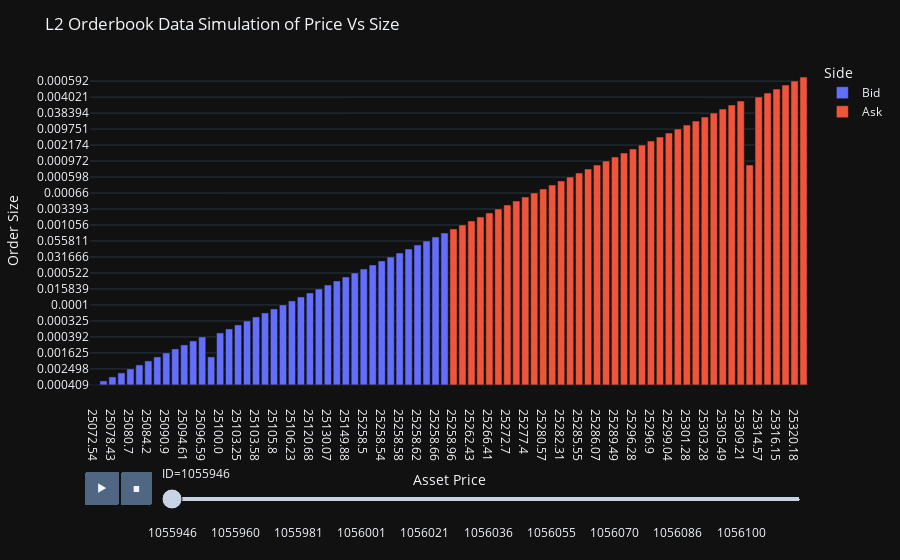

Notebook cell for this chart:
### Markdown cell above
# 2. Visualizing orderbook data (demand and supply)

The OrderBook gives us information about current demand and supply of a given asset. It displays the `LIMIT BIT AND SELL ORDERS` (these are orders that can only execute at that specific price). To understand market action, we visualize the orderbook to see how demand and supply is changing over time and how this affects price movement. To do this we use __plotly__, a powerful python visualization library. Before we visualize keep in mind that.

1. For the Bit or Buy side, we expect higher demand at lower asset prices (these guys want to buy low)
2. For the Ask or Sell side, we expect higher supply at higher asset prices (these guys want to sell high)
3. `LIMIT BIT or SELL ORDERS` can be cancelled which changes order size 
4. When the Bit guys are desperate or an aggresive buyer places `MARKET BUY ORDERS`, the price of the asset will rise 
5. When the Ask guys are desperate or an aggresive Seller places `MARKET SELL ORDERS`, the price of the asset will fall

Note: The dataset only contains L1 and L2 data

### Code cell
import plotly.express as px

OrderBookData= OrderBookData.astype(str)

fig = px.bar(OrderBookData, y='Size', x='Price', text='Size', animation_frame="ID", color='Side')
fig.update_traces(texttemplate='%{text:.2s}', textposition='outside')
fig.update_layout(uniformtext_minsize=8, uniformtext_mode='hide', title='L2 Orderbook Data Simulation of Price Vs Size',
    xaxis=dict(title='Asset Price'),
    yaxis=dict(title='Order Size'))

fig.update_layout(template='plotly_dark')
fig.show()

### Figure 1 — Plotly figure (JSON) as saved in the notebook; plotly's stock layout.template omitted (floating-point values rounded to 4 significant figures)
{"data": [{"alignmentgroup": "True", "hovertemplate": "Side=Bid<br>ID=1055946<br>Price=%{x}<br>Size=%{text}<extra></extra>", "legendgroup": "Bid", "marker": {"color": "#636efa", "pattern": {"shape": ""}}, "name": "Bid", "offsetgroup": "Bid", "orientation": "v", "showlegend": true, "text": ["0.000409", "0.001216", "0.000944", "0.000757", "0.002498", "0.000869", "0.018811", "0.0002", "0.001625", "0.062531", "0.000337", "0.002134", "0.000392", "0.0002", "0.012264", "0.02657", "0.001649", "0.000325", "0.010411", "0.000189", "0.000386", "0.0001", "0.106975", "0.000585", "0.000593", "0.015839", "0.002177", "0.001096", "0.001006", "0.000522", "0.047047", "0.020745", "0.045217", "0.031666", "0.025037", "0.096794", "0.058703", "0.055811", "0.089869", "0.038218"], "textposition": "outside", "texttemplate": "%{text:.2s}", "type": "bar", "x": ["25072.54", "25073.39", "25078.43", "25078.71", "25080.7", "25080.71", "25084.2", "25088.03", "25090.9", "25091.78", "25094.61", "25096.3", "25096.59", "25096.91", "25100.0", "25102.83", "25103.25", "25103.41", "25103.58", "25103.84", "25105.8", "25106.0", "25106.23", "25118.64", "25120.68", "25122.19", "25130.07", "25140.04", "25149.88", "25157.66", "25258.5", "25258.52", "25258.54", "25258.56", "25258.58", "25258.6", "25258.62", "25258.64", "25258.66", "25258.68"], "xaxis": "x", "y": ["0.000409", "0.001216", "0.000944", "0.000757", "0.002498", "0.000869", "0.018811", "0.0002", "0.001625", "0.062531", "0.000337", "0.002134", "0.000392", "0.0002", "0.012264", "0.02657", "0.001649", "0.000325", "0.010411", "0.000189", "0.000386", "0.0001", "0.106975", "0.000585", "0.000593", "0.015839", "0.002177", "0.001096", "0.001006", "0.000522", "0.047047", "0.020745", "0.045217", "0.031666", "0.025037", "0.096794", "0.058703", "0.055811", "0.089869", "0.038218"], "yaxis": "y"}, {"alignmentgroup": "True", "hovertemplate": "Side=Ask<br>ID=1055946<br>Price=%{x}<br>Size=%{text}<extra></extra>", "legendgroup": "Ask", "marker": {"color": "#EF553B", "pattern": {"shape": ""}}, "name": "Ask", "offsetgroup": "Ask", "orientation": "v", "showlegend": true, "text": ["0.00824", "0.001056", "0.011692", "0.001314", "0.000554", "0.003393", "0.001623", "0.018791", "0.000553", "0.00066", "0.002725", "0.002109", "0.001637", "0.000598", "0.00094", "0.00047", "0.000473", "0.000972", "0.000698", "0.000331", "0.001094", "0.002174", "0.002495", "0.000303", "0.001859", "0.009751", "0.000295", "0.000735", "0.000339", "0.038394", "0.000442", "0.001471", "0.000474", "0.000473", "0.004021", "0.000868", "0.000367", "0.000935", "0.000592", "0.009204"], "textposition": "outside", "texttemplate": "%{text:.2s}", "type": "bar", "x": ["25258.96", "25261.06", "25262.43", "25266.05", "25266.41", "25272.57", "25272.7", "25276.28", "25277.4", "25279.01", "25280.57", "25281.23", "25282.31", "25282.72", "25285.55", "25285.58", "25286.07", "25288.7", "25289.49", "25291.51", "25296.28", "25296.49", "25296.9", "25298.45", "25299.04", "25300.0", "25301.28", "25301.56", "25303.28", "25304.02", "25305.49", "25306.88", "25309.21", "25310.52", "25314.57", "25315.91", "25316.15", "25316.28", "25320.18", "25320.35"], "xaxis": "x", "y": ["0.00824", "0.001056", "0.011692", "0.001314", "0.000554", "0.003393", "0.001623", "0.018791", "0.000553", "0.00066", "0.002725", "0.002109", "0.001637", "0.000598", "0.00094", "0.00047", "0.000473", "0.000972", "0.000698", "0.000331", "0.001094", "0.002174", "0.002495", "0.000303", "0.001859", "0.009751", "0.000295", "0.000735", "0.000339", "0.038394", "0.000442", "0.001471", "0.000474", "0.000473", "0.004021", "0.000868", "0.000367", "0.000935", "0.000592", "0.009204"], "yaxis": "y"}], "layout": {"barmode": "relative", "legend": {"title": {"text": "Side"}, "tracegroupgap": 0}, "margin": {"t": 60}, "sliders": [{"active": 0, "currentvalue": {"prefix": "ID="}, "len": 0.9, "pad": {"b": 10, "t": 60}, "steps": [{"args": [["1055946"], {"frame": {"duration": 0, "redraw": true}, "fromcurrent": true, "mode": "immediate", "transition": {"duration": 0, "easing": "linear"}}], "label": "1055946", "method": "animate"}, {"args": [["1055947"], {"frame": {"duration": 0, "redraw": true}, "fromcurrent": true, "mode": "immediate", "transition": {"duration": 0, "easing": "linear"}}], "label": "1055947", "method": "animate"}, {"args": [["1055948"], {"frame": {"duration": 0, "redraw": true}, "fromcurrent": true, "mode": "immediate", "transition": {"duration": 0, "easing": "linear"}}], "label": "1055948", "method": "animate"}, {"args": [["1055949"], {"frame": {"duration": 0, "redraw": true}, "fromcurrent": true, "mode": "immediate", "transition": {"duration": 0, "easing": "linear"}}], "label": "1055949", "method": "animate"}, {"args": [["1055950"], {"frame": {"duration": 0, "redraw": true}, "fromcurrent": true, "mode": "immediate", "transition": {"duration": 0, "easing": "linear"}}], "label": "1055950", "method": "animate"}, {"args": [["1055954"], {"frame": {"duration": 0, "redraw": true}, "fromcurrent": true, "mode": "immediate", "transition": {"duration": 0, "easing": "linear"}}], "label": "1055954", "method": "animate"}, {"args": [["1055955"], {"frame": {"duration": 0, "redraw": true}, "fromcurrent": true, "mode": "immediate", "transition": {"duration": 0, "easing": "linear"}}], "label": "1055955", "method": "animate"}, {"args": [["1055957"], {"frame": {"duration": 0, "redraw": true}, "fromcurrent": true, "mode": "immediate", "transition": {"duration": 0, "easing": "linear"}}], "label": "1055957", "method": "animate"}, {"args": [["1055958"], {"frame": {"duration": 0, "redraw": true}, "fromcurrent": true, "mode": "immediate", "transition": {"duration": 0, "easing": "linear"}}], "label": "1055958", "method": "animate"}, {"args": [["1055959"], {"frame": {"duration": 0, "redraw": true}, "fromcurrent": true, "mode": "immediate", "transition": {"duration": 0, "easing": "linear"}}], "label": "1055959", "method": "animate"}, {"args": [["1055960"], {"frame": {"duration": 0, "redraw": true}, "fromcurrent": true, "mode": "immediate", "transition": {"duration": 0, "easing": "linear"}}], "label": "1055960", "method": "animate"}, {"args": [["1055962"], {"frame": {"duration": 0, "redraw": true}, "fromcurrent": true, "mode": "immediate", "transition": {"duration": 0, "easing": "linear"}}], "label": "1055962", "method": "animate"}, {"args": [["1055964"], {"frame": {"duration": 0, "redraw": true}, "fromcurrent": true, "mode": "immediate", "transition": {"duration": 0, "easing": "linear"}}], "label": "1055964", "method": "animate"}, {"args": [["1055968"], {"frame": {"duration": 0, "redraw": true}, "fromcurrent": true, "mode": "immediate", "transition": {"duration": 0, "easing": "linear"}}], "label": "1055968", "method": "animate"}, {"args": [["1055971"], {"frame": {"duration": 0, "redraw": true}, "fromcurrent": true, "mode": "immediate", "transition": {"duration": 0, "easing": "linear"}}], "label": "1055971", "method": "animate"}, {"args": [["1055972"], {"frame": {"duration": 0, "redraw": true}, "fromcurrent": true, "mode": "immediate", "transition": {"duration": 0, "easing": "linear"}}], "label": "1055972", "method": "animate"}, {"args": [["1055973"], {"frame": {"duration": 0, "redraw": true}, "fromcurrent": true, "mode": "immediate", "transition": {"duration": 0, "easing": "linear"}}], "label": "1055973", "method": "animate"}, {"args": [["1055976"], {"frame": {"duration": 0, "redraw": true}, "fromcurrent": true, "mode": "immediate", "transition": {"duration": 0, "easing": "linear"}}], "label": "1055976", "method": "animate"}, {"args": [["1055977"], {"frame": {"duration": 0, "redraw": true}, "fromcurrent": true, "mode": "immediate", "transition": {"duration": 0, "easing": "linear"}}], "label": "1055977", "method": "animate"}, {"args": [["1055979"], {"frame": {"duration": 0, "redraw": true}, "fromcurrent": true, "mode": "immediate", "transition": {"duration": 0, "easing": "linear"}}], "label": "1055979", "method": "animate"}, {"args": [["1055981"], {"frame": {"duration": 0, "redraw": true}, "fromcurrent": true, "mode": "immediate", "transition": {"duration": 0, "easing": "linear"}}], "label": "1055981", "method": "animate"}, {"args": [["1055983"], {"frame": {"duration": 0, "redraw": true}, "fromcurrent": true, "mode": "immediate", "transition": {"duration": 0, "easing": "linear"}}], "label": "1055983", "method": "animate"}, {"args": [["1055984"], {"frame": {"duration": 0, "redraw": true}, "fromcurrent": true, "mode": "immediate", "transition": {"duration": 0, "easing": "linear"}}], "label": "1055984", "method": "animate"}, {"args": [["1055985"], {"frame": {"duration": 0, "redraw": true}, "fromcurrent": true, "mode": "immediate", "transition": {"duration": 0, "easing": "linear"}}], "label": "1055985", "method": "animate"}, {"args": [["1055989"], {"frame": {"duration": 0, "redraw": true}, "fromcurrent": true, "mode": "immediate", "transition": {"duration": 0, "easing": "linear"}}], "label": "1055989", "method": "animate"}, {"args": [["1055990"], {"frame": {"duration": 0, "redraw": true}, "fromcurrent": true, "mode": "immediate", "transition": {"duration": 0, "easing": "linear"}}], "label": "1055990", "method": "animate"}, {"args": [["1055991"], {"frame": {"duration": 0, "redraw": true}, "fromcurrent": true, "mode": "immediate", "transition": {"duration": 0, "easing": "linear"}}], "label": "1055991", "method": "animate"}, {"args": [["1055993"], {"frame": {"duration": 0, "redraw": true}, "fromcurrent": true, "mode": "immediate", "transition": {"duration": 0, "easing": "linear"}}], "label": "1055993", "method": "animate"}, {"args": [["1055995"], {"frame": {"duration": 0, "redraw": true}, "fromcurrent": true, "mode": "immediate", "transition": {"duration": 0, "easing": "linear"}}], "label": "1055995", "method": "animate"}, {"args": [["1055998"], {"frame": {"duration": 0, "redraw": true}, "fromcurrent": true, "mode": "immediate", "transition": {"duration": 0, "easing": "linear"}}], "label": "1055998", "method": "animate"}, {"args": [["1056001"], {"frame": {"duration": 0, "redraw": true}, "fromcurrent": true, "mode": "immediate", "transition": {"duration": 0, "easing": "linear"}}], "label": "1056001", "method": "animate"}, {"args": [["1056002"], {"frame": {"duration": 0, "redraw": true}, "fromcurrent": true, "mode": "immediate", "transition": {"duration": 0, "easing": "linear"}}], "label": "1056002", "method": "animate"}, {"args": [["1056004"], {"frame": {"duration": 0, "redraw": true}, "fromcurrent": true, "mode": "immediate", "transition": {"duration": 0, "easing": "linear"}}], "label": "1056004", "method": "animate"}, {"args": [["1056007"], {"frame": {"duration": 0, "redraw": true}, "fromcurrent": true, "mode": "immediate", "transition": {"duration": 0, "easing": "linear"}}], "label": "1056007", "method": "animate"}, {"args": [["1056009"], {"frame": {"duration": 0, "redraw": true}, "fromcurrent": true, "mode": "immediate", "transition": {"duration": 0, "easing": "linear"}}], "label": "1056009", "method": "animate"}, {"args": [["1056011"], {"frame": {"duration": 0, "redraw": true}, "fromcurrent": true, "mode": "immediate", "transition": {"duration": 0, "easing": "linear"}}], "label": "1056011", "method": "animate"}, {"args": [["1056015"], {"frame": {"duration": 0, "redraw": true}, "fromcurrent": true, "mode": "immediate", "transition": {"duration": 0, "easing": "linear"}}], "label": "1056015", "method": "animate"}, {"args": [["1056017"], {"frame": {"duration": 0, "redraw": true}, "fromcurrent": true, "mode": "immediate", "transition": {"duration": 0, "easing": "linear"}}], "label": "1056017", "method": "animate"}, {"args": [["1056018"], {"frame": {"duration": 0, "redraw": true}, "fromcurrent": true, "mode": "immediate", "transition": {"duration": 0, "easing": "linear"}}], "label": "1056018", "method": "animate"}, {"args": [["1056019"], {"frame": {"duration": 0, "redraw": true}, "fromcurrent": true, "mode": "immediate", "transition": {"duration": 0, "easing": "linear"}}], "label": "1056019", "method": "animate"}, {"args": [["1056021"], {"frame": {"duration": 0, "redraw": true}, "fromcurrent": true, "mode": "immediate", "transition": {"duration": 0, "easing": "linear"}}], "label": "1056021", "method": "animate"}, {"args": [["1056022"], {"frame": {"duration": 0, "redraw": true}, "fromcurrent": true, "mode": "immediate", "transition": {"duration": 0, "easing": "linear"}}], "label": "1056022", "method": "animate"}, {"args": [["1056023"], {"frame": {"duration": 0, "redraw": true}, "fromcurrent": true, "mode": "immediate", "transition": {"duration": 0, "easing": "linear"}}], "label": "1056023", "method": "animate"}, {"args": [["1056024"], {"frame": {"duration": 0, "redraw": true}, "fromcurrent": true, "mode": "immediate", "transition": {"duration": 0, "easing": "linear"}}], "label": "1056024", "method": "animate"}, {"args": [["1056025"], {"frame": {"duration": 0, "redraw": true}, "fromcurrent": true, "mode": "immediate", "transition": {"duration": 0, "easing": "linear"}}], "label": "1056025", "method": "animate"}, {"args": [["1056029"], {"frame": {"duration": 0, "redraw": true}, "fromcurrent": true, "mode": "immediate", "transition": {"duration": 0, "easing": "linear"}}], "label": "1056029", "method": "animate"}, {"args": [["1056030"], {"frame": {"duration": 0, "redraw": true}, "fromcurrent": true, "mode": "immediate", "transition": {"duration": 0, "easing": "linear"}}], "label": "1056030", "method": "animate"}, {"args": [["1056031"], {"frame": {"duration": 0, "redraw": true}, "fromcurrent": true, "mode": "immediate", "transition": {"duration": 0, "easing": "linear"}}], "label": "1056031", "method": "animate"}, {"args": [["1056032"], {"frame": {"duration": 0, "redraw": true}, "fromcurrent": true, "mode": "immediate", "transition": {"duration": 0, "easing": "linear"}}], "label": "1056032", "method": "animate"}, {"args": [["1056034"], {"frame": {"duration": 0, "redraw": true}, "fromcurrent": true, "mode": "immediate", "transition": {"duration": 0, "easing": "linear"}}], "label": "1056034", "method": "animate"}, {"args": [["1056036"], {"frame": {"duration": 0, "redraw": true}, "fromcurrent": true, "mode": "immediate", "transition": {"duration": 0, "easing": "linear"}}], "label": "1056036", "method": "animate"}, {"args": [["1056038"], {"frame": {"duration": 0, "redraw": true}, "fromcurrent": true, "mode": "immediate", "transition": {"duration": 0, "easing": "linear"}}], "label": "1056038", "method": "animate"}, {"args": [["1056040"], {"frame": {"duration": 0, "redraw": true}, "fromcurrent": true, "mode": "immediate", "transition": {"duration": 0, "easing": "linear"}}], "label": "1056040", "method": "animate"}, {"args": [["1056042"], {"frame": {"duration": 0, "redraw": true}, "fromcurrent": true, "mode": "immediate", "transition": {"duration": 0, "easing": "linear"}}], "label": "1056042", "method": "animate"}, {"args": [["1056043"], {"frame": {"duration": 0, "redraw": true}, "fromcurrent": true, "mode": "immediate", "transition": {"duration": 0, "easing": "linear"}}], "label": "1056043", "method": "animate"}, {"args": [["1056044"], {"frame": {"duration": 0, "redraw": true}, "fromcurrent": true, "mode": "immediate", "transition": {"duration": 0, "easing": "linear"}}], "label": "1056044", "method": "animate"}, {"args": [["1056045"], {"frame": {"duration": 0, "redraw": true}, "fromcurrent": true, "mode": "immediate", "transition": {"duration": 0, "easing": "linear"}}], "label": "1056045", "method": "animate"}, {"args": [["1056049"], {"frame": {"duration": 0, "redraw": true}, "fromcurrent": true, "mode": "immediate", "transition": {"duration": 0, "easing": "linear"}}], "label": "1056049", "method": "animate"}, {"args": [["1056050"], {"frame": {"duration": 0, "redraw": true}, "fromcurrent": true, "mode": "immediate", "transition": {"duration": 0, "easing": "linear"}}], "label": "1056050", "method": "animate"}, {"args": [["1056052"], {"frame": {"duration": 0, "redraw": true}, "fromcurrent": true, "mode": "immediate", "transition": {"duration": 0, "easing": "linear"}}], "label": "1056052", "method": "animate"}, {"args": [["1056055"], {"frame": {"duration": 0, "redraw": true}, "fromcurrent": true, "mode": "immediate", "transition": {"duration": 0, "easing": "linear"}}], "label": "1056055", "method": "animate"}, {"args": [["1056056"], {"frame": {"duration": 0, "redraw": true}, "fromcurrent": true, "mode": "immediate", "transition": {"duration": 0, "easing": "linear"}}], "label": "1056056", "method": "animate"}, {"args": [["1056057"], {"frame": {"duration": 0, "redraw": true}, "fromcurrent": true, "mode": "immediate", "transition": {"duration": 0, "easing": "linear"}}], "label": "1056057", "method": "animate"}, {"args": [["1056058"], {"frame": {"duration": 0, "redraw": true}, "fromcurrent": true, "mode": "immediate", "transition": {"duration": 0, "easing": "linear"}}], "label": "1056058", "method": "animate"}, {"args": [["1056060"], {"frame": {"duration": 0, "redraw": true}, "fromcurrent": true, "mode": "immediate", "transition": {"duration": 0, "easing": "linear"}}], "label": "1056060", "method": "animate"}, {"args": [["1056063"], {"frame": {"duration": 0, "redraw": true}, "fromcurrent": true, "mode": "immediate", "transition": {"duration": 0, "easing": "linear"}}], "label": "1056063", "method": "animate"}, {"args": [["1056065"], {"frame": {"duration": 0, "redraw": true}, "fromcurrent": true, "mode": "immediate", "transition": {"duration": 0, "easing": "linear"}}], "label": "1056065", "method": "animate"}, {"args": [["1056066"], {"frame": {"duration": 0, "redraw": true}, "fromcurrent": true, "mode": "immediate", "transition": {"duration": 0, "easing": "linear"}}], "label": "1056066", "method": "animate"}, {"args": [["1056068"], {"frame": {"duration": 0, "redraw": true}, "fromcurrent": true, "mode": "immediate", "transition": {"duration": 0, "easing": "linear"}}], "label": "1056068", "method": "animate"}, {"args": [["1056069"], {"frame": {"duration": 0, "redraw": true}, "fromcurrent": true, "mode": "immediate", "transition": {"duration": 0, "easing": "linear"}}], "label": "1056069", "method": "animate"}, {"args": [["1056070"], {"frame": {"duration": 0, "redraw": true}, "fromcurrent": true, "mode": "immediate", "transition": {"duration": 0, "easing": "linear"}}], "label": "1056070", "method": "animate"}, {"args": [["1056071"], {"frame": {"duration": 0, "redraw": true}, "fromcurrent": true, "mode": "immediate", "transition": {"duration": 0, "easing": "linear"}}], "label": "1056071", "method": "animate"}, {"args": [["1056072"], {"frame": {"duration": 0, "redraw": true}, "fromcurrent": true, "mode": "immediate", "transition": {"duration": 0, "easing": "linear"}}], "label": "1056072", "method": "animate"}, {"args": [["1056074"], {"frame": {"duration": 0, "redraw": true}, "fromcurrent": true, "mode": "immediate", "transition": {"duration": 0, "easing": "linear"}}], "label": "1056074", "method": "animate"}, {"args": [["1056075"], {"frame": {"duration": 0, "redraw": true}, "fromcurrent": true, "mode": "immediate", "transition": {"duration": 0, "easing": "linear"}}], "label": "1056075", "method": "animate"}, {"args": [["1056076"], {"frame": {"duration": 0, "redraw": true}, "fromcurrent": true, "mode": "immediate", "transition": {"duration": 0, "easing": "linear"}}], "label": "1056076", "method": "animate"}, {"args": [["1056077"], {"frame": {"duration": 0, "redraw": true}, "fromcurrent": true, "mode": "immediate", "transition": {"duration": 0, "easing": "linear"}}], "label": "1056077", "method": "animate"}, {"args": [["1056080"], {"frame": {"duration": 0, "redraw": true}, "fromcurrent": true, "mode": "immediate", "transition": {"duration": 0, "easing": "linear"}}], "label": "1056080", "method": "animate"}, {"args": [["1056082"], {"frame": {"duration": 0, "redraw": true}, "fromcurrent": true, "mode": "immediate", "transition": {"duration": 0, "easing": "linear"}}], "label": "1056082", "method": "animate"}, {"args": [["1056084"], {"frame": {"duration": 0, "redraw": true}, "fromcurrent": true, "mode": "immediate", "transition": {"duration": 0, "easing": "linear"}}], "label": "1056084", "method": "animate"}, {"args": [["1056086"], {"frame": {"duration": 0, "redraw": true}, "fromcurrent": true, "mode": "immediate", "transition": {"duration": 0, "easing": "linear"}}], "label": "1056086", "method": "animate"}, {"args": [["1056087"], {"frame": {"duration": 0, "redraw": true}, "fromcurrent": true, "mode": "immediate", "transition": {"duration": 0, "easing": "linear"}}], "label": "1056087", "method": "animate"}, {"args": [["1056089"], {"frame": {"duration": 0, "redraw": true}, "fromcurrent": true, "mode": "immediate", "transition": {"duration": 0, "easing": "linear"}}], "label": "1056089", "method": "animate"}, {"args": [["1056090"], {"frame": {"duration": 0, "redraw": true}, "fromcurrent": true, "mode": "immediate", "transition": {"duration": 0, "easing": "linear"}}], "label": "1056090", "method": "animate"}, {"args": [["1056091"], {"frame": {"duration": 0, "redraw": true}, "fromcurrent": true, "mode": "immediate", "transition": {"duration": 0, "easing": "linear"}}], "label": "1056091", "method": "animate"}, {"args": [["1056093"], {"frame": {"duration": 0, "redraw": true}, "fromcurrent": true, "mode": "immediate", "transition": {"duration": 0, "easing": "linear"}}], "label": "1056093", "method": "animate"}, {"args": [["1056094"], {"frame": {"duration": 0, "redraw": true}, "fromcurrent": true, "mode": "immediate", "transition": {"duration": 0, "easing": "linear"}}], "label": "1056094", "method": "animate"}, {"args": [["1056097"], {"frame": {"duration": 0, "redraw": true}, "fromcurrent": true, "mode": "immediate", "transition": {"duration": 0, "easing": "linear"}}], "label": "1056097", "method": "animate"}, {"args": [["1056098"], {"frame": {"duration": 0, "redraw": true}, "fromcurrent": true, "mode": "immediate", "transition": {"duration": 0, "easing": "linear"}}], "label": "1056098", "method": "animate"}, {"args": [["1056099"], {"frame": {"duration": 0, "redraw": true}, "fromcurrent": true, "mode": "immediate", "transition": {"duration": 0, "easing": "linear"}}], "label": "1056099", "method": "animate"}, {"args": [["1056100"], {"frame": {"duration": 0, "redraw": true}, "fromcurrent": true, "mode": "immediate", "transition": {"duration": 0, "easing": "linear"}}], "label": "1056100", "method": "animate"}, {"args": [["1056102"], {"frame": {"duration": 0, "redraw": true}, "fromcurrent": true, "mode": "immediate", "transition": {"duration": 0, "easing": "linear"}}], "label": "1056102", "method": "animate"}, {"args": [["1056103"], {"frame": {"duration": 0, "redraw": true}, "fromcurrent": true, "mode": "immediate", "transition": {"duration": 0, "easing": "linear"}}], "label": "1056103", "method": "animate"}, {"args": [["1056107"], {"frame": {"duration": 0, "redraw": true}, "fromcurrent": true, "mode": "immediate", "transition": {"duration": 0, "easing": "linear"}}], "label": "1056107", "method": "animate"}, {"args": [["1056109"], {"frame": {"duration": 0, "redraw": true}, "fromcurrent": true, "mode": "immediate", "transition": {"duration": 0, "easing": "linear"}}], "label": "1056109", "method": "animate"}, {"args": [["1056110"], {"frame": {"duration": 0, "redraw": true}, "fromcurrent": true, "mode": "immediate", "transition": {"duration": 0, "easing": "linear"}}], "label": "1056110", "method": "animate"}, {"args": [["1056111"], {"frame": {"duration": 0, "redraw": true}, "fromcurrent": true, "mode": "immediate", "transition": {"duration": 0, "easing": "linear"}}], "label": "1056111", "method": "animate"}, {"args": [["1056112"], {"frame": {"duration": 0, "redraw": true}, "fromcurrent": true, "mode": "immediate", "transition": {"duration": 0, "easing": "linear"}}], "label": "1056112", "method": "animate"}, {"args": [["1056113"], {"frame": {"duration": 0, "redraw": true}, "fromcurrent": true, "mode": "immediate", "transition": {"duration": 0, "easing": "linear"}}], "label": "1056113", "method": "animate"}, {"args": [["1056114"], {"frame": {"duration": 0, "redraw": true}, "fromcurrent": true, "mode": "immediate", "transition": {"duration": 0, "easing": "linear"}}], "label": "1056114", "method": "animate"}], "x": 0.1, "xanchor": "left", "y": 0, "yanchor": "top"}], "title": {"text": "L2 Orderbook Data Simulation of Price Vs Size"}, "uniformtext": {"minsize": 8, "mode": "hide"}, "updatemenus": [{"buttons": [{"args": [null, {"frame": {"duration": 500, "redraw": true}, "fromcurrent": true, "mode": "immediate", "transition": {"duration": 500, "easing": "linear"}}], "label": "&#9654;", "method": "animate"}, {"args": [[null], {"frame": {"duration": 0, "redraw": true}, "fromcurrent": true, "mode": "immediate", "transition": {"duration": 0, "easing": "linear"}}], "label": "&#9724;", "method": "animate"}], "direction": "left", "pad": {"r": 10, "t": 70}, "showactive": false, "type": "buttons", "x": 0.1, "xanchor": "right", "y": 0, "yanchor": "top"}], "xaxis": {"anchor": "y", "domain": [0, 1], "title": {"text": "Asset Price"}}, "yaxis": {"anchor": "x", "domain": [0, 1], "title": {"text": "Order Size"}}}}
